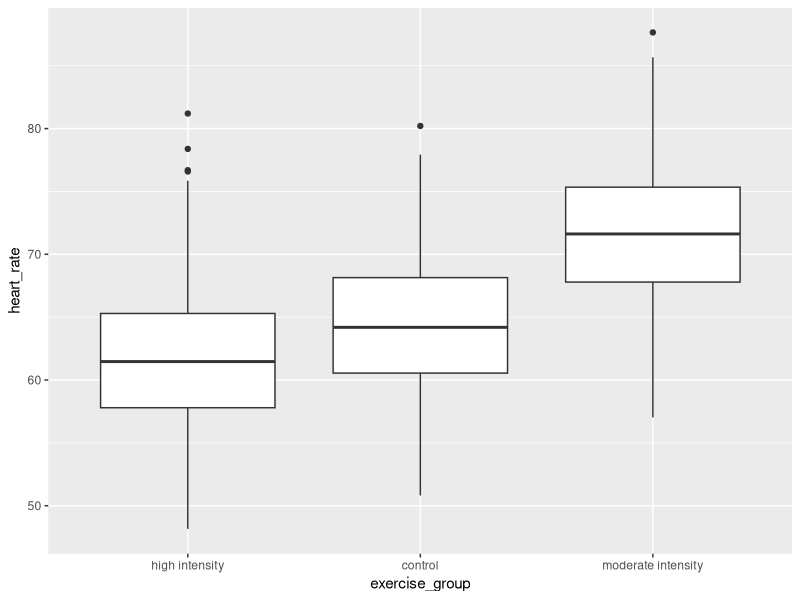
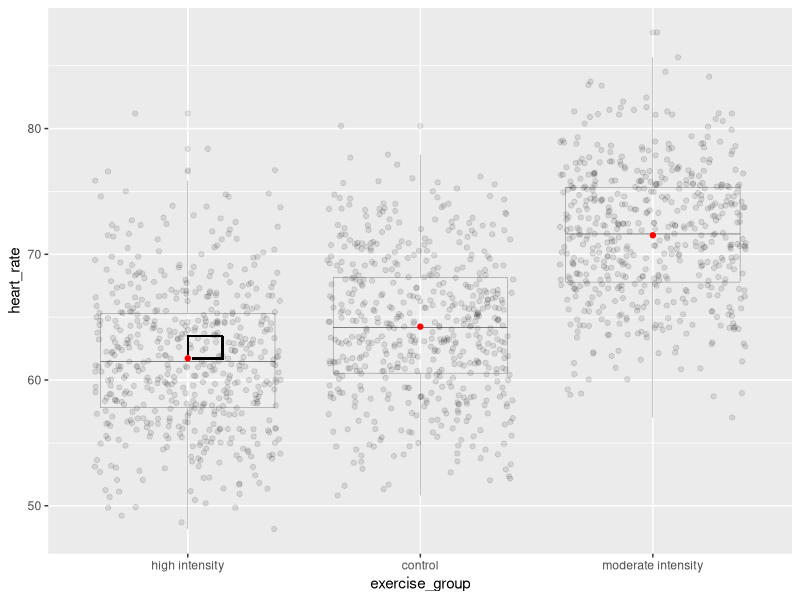
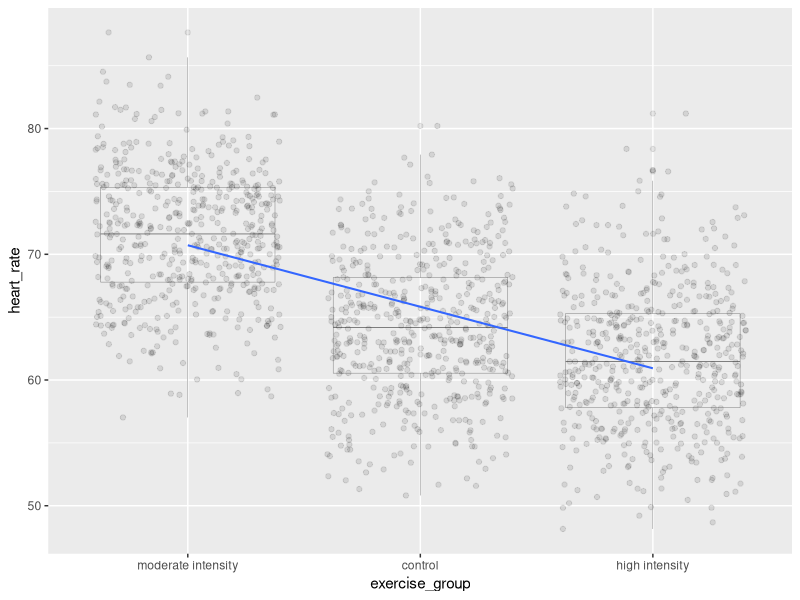

R code for these plots, in order:
## ---- chunk 1
library(tidyverse)
library(knitr)
library(kableExtra)
heart_rate <- read_csv("data/simulated_heart_rates.csv")
## ---- chunk 2
heart_rate %>% 
  mutate(exercise_group = fct_reorder(exercise_group,
                                      heart_rate,
                                      .fun='mean'))  %>% 
  ggplot(aes(exercise_group, heart_rate)) + 
  geom_boxplot()
## ---- chunk 3
anova(lm(heart_rate ~ exercise_group, data = heart_rate))
## ---- chunk 4
text_tbl <- data.frame('source of variation' = c('treatments', 
                                                 'error', 
                                                 'total'),
                       'Df' = c("$k - 1$", "$k(n - 1)$", "$nk - 1$"),
                       'Sum Sq' = c("$n\\sum(\\bar{y_i} - \\bar{y_.})^2$",
                                "$\\sum\\sum({y_{ij}} - \\bar{y_i})^2$",
                                "$\\sum\\sum({y_{ij}} - \\bar{y_.})^2$"),
                       'Mean Sq=Sum Sq/Df' = c("TMS", "EMS", "   "),
                       'F value' = c("TMS/EMS", "   ", "   "),
                       'prob(>F)' = c("p-value", "   ", "   ")
                       )
colnames(text_tbl) = c('source of variation', 'Df', 'Sum Sq', 
                       'Mean Sq=Sum Sq/Df', 'F value', 'prob(>F)')
kable(text_tbl,
      caption = 'ANOVA Table for Completely Randomized Design with One Treatment Factor with k levels and n Observations per Treatment') 
## ---- chunk 5
# these are the y_i
groupMeans <- heart_rate %>% 
  group_by(exercise_group) %>% 
  summarise(mean = mean(heart_rate))
groupMeans

# this is y.
overallMean <- heart_rate %>%
  summarise(mean = mean(heart_rate))
overallMean

# sum the squared differences and multiply the sum by n
((groupMeans$mean[1] - overallMean)^2 + 
    (groupMeans$mean[2] - overallMean)^2 + 
    (groupMeans$mean[3] - overallMean)^2) * 522
## ---- chunk 6
heart_rate %>% mutate(exercise_group = fct_reorder(exercise_group, 
                                                   heart_rate, 
                                                   .fun='mean'))  %>% 
  ggplot(aes(exercise_group, heart_rate)) + 
  geom_boxplot(alpha=0.1, linewidth=0.1) +
  geom_jitter(alpha=0.1) + 
  stat_summary(fun = "mean", colour="red", geom = "point") +
  geom_segment(x = 1, y = 62, xend = 1, yend = 63.5) +
  geom_segment(x = 1.15, y = 61.6, xend = 1.15, yend = 63.5) +
  geom_segment(x = 1.02, y = 61.7, xend = 1.15, yend = 61.7) +
  geom_segment(x = 1, y = 63.5, xend = 1.15, yend = 63.5)
## ---- chunk 7
heart_rate %>% mutate(exercise_group = fct_reorder(exercise_group, 
                                                   heart_rate, 
                                                   .fun='mean', 
                                                   .desc = TRUE))  %>% 
  ggplot(aes(exercise_group, heart_rate)) + 
  geom_boxplot(alpha=0.1, linewidth=0.1) +
  geom_jitter(alpha=0.1) +
  geom_smooth(method = "lm", 
              aes(group=1), 
              se=FALSE, 
              linewidth=0.7)
## ---- chunk 8
heart_rate %>% 
  group_by(exercise_group) %>% 
  summarise(mean = mean(heart_rate))
## ---- chunk 9
confint(lm(heart_rate ~ exercise_group, data = heart_rate))
## ---- chunk 10
lm(heart_rate ~ exercise_group, data = heart_rate)
## ---- chunk 11
### save the linear model as an object
model <- lm(heart_rate ~ exercise_group, data = heart_rate)
### predict heart rates for a new group of controls
predict(model, 
        data.frame(exercise_group = "control"), 
        interval = "prediction", 
        level = 0.95)
## ---- chunk 12
lm(heart_rate ~ exercise_group, data = heart_rate)
## ---- chunk 13
summary(lm(heart_rate ~ exercise_group + sex, data = heart_rate))
## ---- chunk 14
summary(lm(heart_rate ~ exercise_group + sex + age, data = heart_rate))
## ---- chunk 15
# delta = the observed effect size between groups
# sd = standard deviation
# significance level (Type 1 error probability or false positive rate) = 0.05
# type = two-sample t-test
# What is the minimum sample size we would need at 80% power?

controlMean <- heart_rate %>%
  filter(exercise_group == "control") %>%
  summarise(mean = mean(heart_rate)) 
moderateMean <- heart_rate %>%
  filter(exercise_group == "moderate intensity") %>%
  summarise(mean = mean(heart_rate)) 
delta <- controlMean - moderateMean
power.t.test(delta = delta[[1]], sd = sd(heart_rate$heart_rate), 
             sig.level = 0.05, type = "two.sample", power = 0.8)
